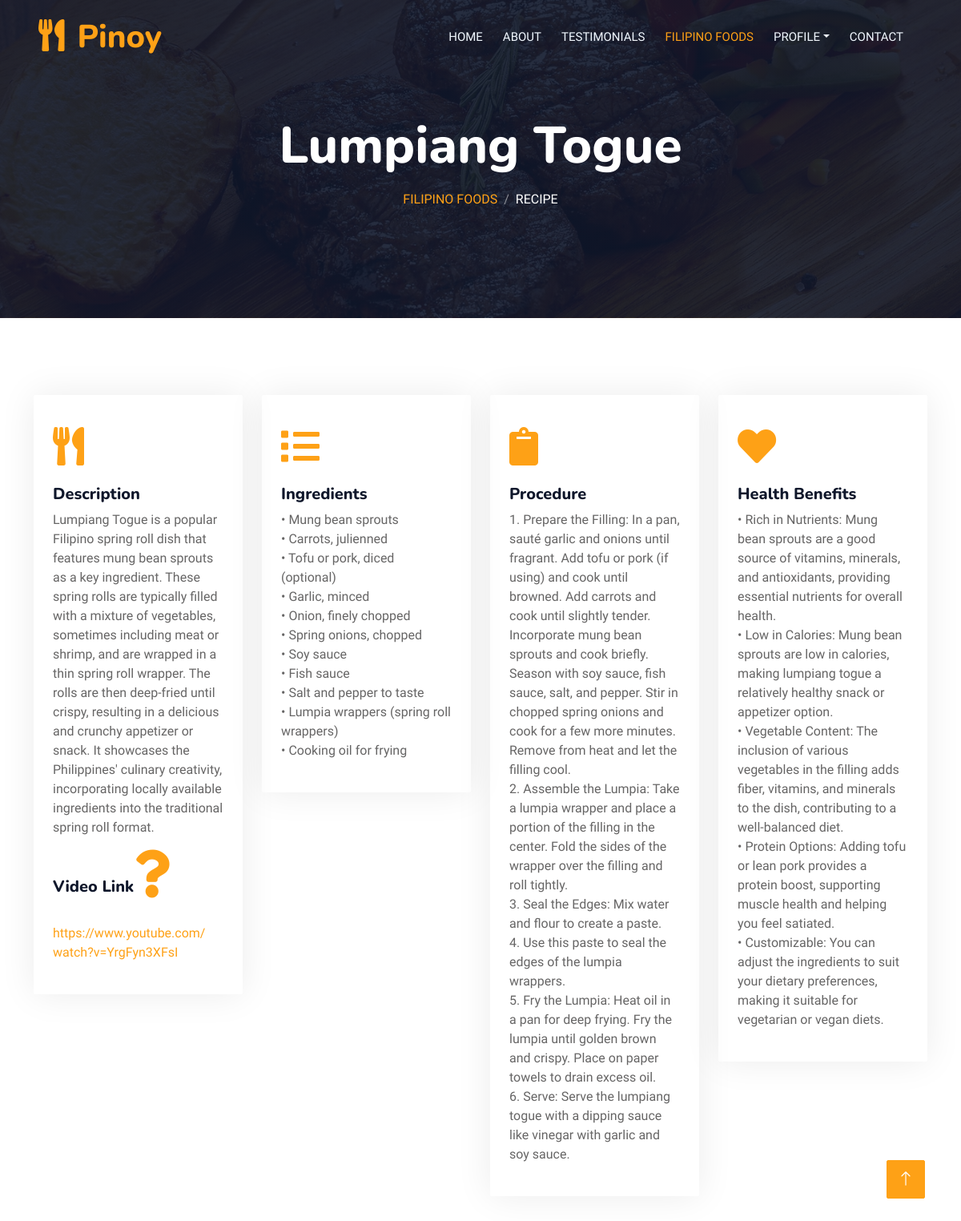
Page /recipe.php?foodID=MN-2 (signed in) on the committed database.
### tables this page shows
CREATE TABLE `foodinfo` (
  `foodID` varchar(100) NOT NULL,
  `foodName` varchar(100) NOT NULL,
  `foodDescription` longtext NOT NULL,
  `foodRecipe` longtext NOT NULL,
  `foodHealthBenefit` longtext NOT NULL,
  `foodProcedure` longtext NOT NULL,
  `foodLink` varchar(1000) NOT NULL
);

### recipe.php (the view, shortened to what this page needs)
<?php
include("connect.php");
function getFoodName($foodID) {
    global $con;
    $foodID = mysqli_real_escape_string($con, $foodID);
    $sql = "SELECT foodName FROM foodinfo WHERE foodID = '$foodID'";
    $result = $con->query($sql);
    if ($result && $result->num_rows > 0) {
        $row = $result->fetch_assoc();
        return $row['foodName'];
    } else {
        return "Food Name not found for $foodID";
    }
}
function getFoodDescription($foodID) {
    global $con;
    $foodID = mysqli_real_escape_string($con, $foodID);
    $sql = "SELECT foodDescription FROM foodinfo WHERE foodID = '$foodID'";
    $result = $con->query($sql);
    if ($result && $result->num_rows > 0) {
        $row = $result->fetch_assoc();
        return $row['foodDescription'];
    } else {
        return "Description not found for $foodID";
    }
}
function getFoodLink($foodID) {
    global $con;
    $foodID = mysqli_real_escape_string($con, $foodID);
    $sql = "SELECT foodLink FROM foodinfo WHERE foodID = '$foodID'";
    $result = $con->query($sql);
    if ($result && $result->num_rows > 0) {
        $row = $result->fetch_assoc();
        return $row['foodLink'];
    } else {
        return "Video Link not found for $foodID";
    }
}
function getFoodRecipe($foodID) {
    global $con;
    $foodID = mysqli_real_escape_string($con, $foodID);
    $sql = "SELECT foodRecipe FROM foodinfo WHERE foodID = '$foodID'";
    $result = $con->query($sql);
    if ($result->num_rows > 0) {
        while ($row = $result->fetch_assoc()) {
            $recipeItems = explode("\n", $row['foodRecipe']);
            foreach ($recipeItems as $item) {
                echo "• " . trim($item) . "<br>";
            }
        }
    } else {
        echo "0 results";
    }
}
function getFoodProcedure($foodID) {
    global $con;
    $foodID = mysqli_real_escape_string($con, $foodID);
    $sql = "SELECT foodProcedure FROM foodinfo WHERE foodID = '$foodID'";
    $result = $con->query($sql);
    if ($result->num_rows > 0) {
        while ($row = $result->fetch_assoc()) {
            $recipeItems = explode("\n", $row['foodProcedure']);
            $counter = 1;
            foreach ($recipeItems as $item) {
                echo "$counter. " . trim($item) . "<br>";
                $counter++;
            }
        }
    } else {
        echo "0 results";
    }
}
function getFoodHealthBenefits($foodID) {
    global $con;
    $foodID = mysqli_real_escape_string($con, $foodID);
    $sql = "SELECT foodHealthBenefit FROM foodinfo WHERE foodID = '$foodID'";
    $result = $con->query($sql);
    if ($result->num_rows > 0) {
        while ($row = $result->fetch_assoc()) {
            $recipeItems = explode("\n", $row['foodHealthBenefit']);
            foreach ($recipeItems as $item) {
                echo "• " . trim($item) . "<br>";
            }
        }
    } else {
        echo "0 results";
    }
}
?>
<!DOCTYPE html>
<html lang="en">
<head>
    <link href="https://cdnjs.cloudflare.com/ajax/libs/font-awesome/5.10.0/css/all.min.css" rel="stylesheet">
    <link href="https://cdn.jsdelivr.net/npm/bootstrap-icons@1.4.1/font/bootstrap-icons.css" rel="stylesheet">
    <link href="lib/animate/animate.min.css" rel="stylesheet">
    <link href="lib/owlcarousel/assets/owl.carousel.min.css" rel="stylesheet">
    <link href="lib/tempusdominus/css/tempusdominus-bootstrap-4.min.css" rel="stylesheet" />
    <link href="css/bootstrap.min.css" rel="stylesheet">
    <link href="css/style.css" rel="stylesheet">
</head>
<body>
    <div class="container-xxl bg-white p-0">
        <div class="container-xxl position-relative p-0">
            <nav class="navbar navbar-expand-lg navbar-dark bg-dark px-4 px-lg-5 py-3 py-lg-0">
                <a href="" class="navbar-brand p-0">
                    <h1 class="text-primary m-0"><i class="fa fa-utensils me-3"></i>Pinoy</h1>
                </a>
                <div class="collapse navbar-collapse" id="navbarCollapse">
                    <div class="navbar-nav ms-auto py-0 pe-4">
                        <a href="index.php" class="nav-item nav-link">Home</a>
                        <a href="about.php" class="nav-item nav-link">About</a>
                        <a href="testimonial.php" class="nav-item nav-link">Testimonials</a>
                        <a href="menu.php" class="nav-item nav-link active">Filipino Foods</a>
                        <div class="nav-item dropdown" >
                            <a href="#" class="nav-link dropdown-toggle" data-bs-toggle="dropdown">Profile</a>
                        </div>
                        <a href="contact.php" class="nav-item nav-link">Contact</a>
                    </div>
                </div>
            </nav>
            <div class="container-xxl py-5 bg-dark hero-header mb-5">
                <div class="container text-center my-5 pt-5 pb-4">
                    <h1 class="display-3 text-white mb-3 animated slideInDown"><?php echo isset($_GET['foodID']) ? getFoodName($_GET['foodID']) : "No foodID parameter provided."; ?></h1>
                    <nav aria-label="breadcrumb">
                        <ol class="breadcrumb justify-content-center text-uppercase">
                            <li class="breadcrumb-item"><a href="menu.php">Filipino Foods</a></li>
                            <li class="breadcrumb-item text-white active" aria-current="page">Recipe</li>
                        </ol>
                    </nav>
                </div>
            </div>
        </div>
        <div class="container-xxl py-5">
            <div class="container">
                <div class="row g-4">
                    <div class="col-lg-3 col-sm-6 wow fadeInUp" data-wow-delay="0.1s">
                        <div class="service-item rounded pt-3">
                            <div class="p-4">
                                <i class="fa fa-3x fa-utensils text-primary mb-4"></i>
                                <h5>Description</h5>
                                <p><?php echo isset($_GET['foodID']) ? getFoodDescription($_GET['foodID']) : "No foodID parameter provided."; ?></p>
                                <h5>Video Link<i class="fa fa-3x fa-question text-primary mb-4"></i></h5>
                                <p><a href= "<?php echo isset($_GET['foodID']) ? getFoodLink($_GET['foodID']) : "No foodID parameter provided."; ?>" target = "_blank"><?php echo isset($_GET['foodID']) ? getFoodLink($_GET['foodID']) : "No foodID parameter provided."; ?></a>
                                </p>
                            </div>
                        </div>
                    </div>
                    <div class="col-lg-3 col-sm-6 wow fadeInUp" data-wow-delay="0.3s">
                        <div class="service-item rounded pt-3">
                            <div class="p-4">
                                <i class="fa fa-3x fa-list text-primary mb-4"></i>
                                <h5>Ingredients</h5>
                                <p><?php echo isset($_GET['foodID']) ? getFoodRecipe($_GET['foodID']) : "No foodID parameter provided."; ?></p>
                            </div>
                        </div>
                    </div>
                    <div class="col-lg-3 col-sm-6 wow fadeInUp" data-wow-delay="0.5s">
                        <div class="service-item rounded pt-3">
                            <div class="p-4">
                                <i class="fa fa-3x fa-clipboard text-primary mb-4"></i>
                                <h5>Procedure</h5>
                                <p><?php echo isset($_GET['foodID']) ? getFoodProcedure($_GET['foodID']) : "No foodID parameter provided."; ?></p>
                            </div>
                        </div>
                    </div>
                    <div class="col-lg-3 col-sm-6 wow fadeInUp" data-wow-delay="0.7s">
                        <div class="service-item rounded pt-3">
                            <div class="p-4">
                                <i class="fa fa-3x fa-heart text-primary mb-4"></i>
                                <h5>Health Benefits</h5>
                                <p><?php echo isset($_GET['foodID']) ? getFoodHealthBenefits($_GET['foodID']) : "No foodID parameter provided."; ?></p>
                            </div>
                        </div>
                    </div>
                </div>
            </div>
        </div>
        <a href="#" class="btn btn-lg btn-primary btn-lg-square back-to-top"><i class="bi bi-arrow-up"></i></a>
    </div>
</body>
</html>

### css/style.css (style rules this page uses)
:root { --primary: #FEA116; --light: #F1F8FF; --dark: #0F172B; }
.back-to-top { position: fixed; display: none; right: 45px; bottom: 45px; z-index: 99; }
.btn { font-family: 'Nunito', sans-serif; font-weight: 500; text-transform: uppercase; transition: .5s; }
.btn.btn-primary, .btn.btn-secondary { color: #FFFFFF; }
.btn-lg-square { width: 48px; height: 48px; }
.btn-square, .btn-sm-square, .btn-lg-square { padding: 0; display: flex; align-items: center; justify-content: center; font-weight: normal; border-radius: 2px; }
.navbar-dark .navbar-nav .nav-link { position: relative; margin-left: 25px; padding: 35px 0; font-size: 15px; color: var(--light) !important; text-transform: uppercase; font-weight: 500; outline: none; transition: .5s; }
.navbar-dark .navbar-nav .nav-link:hover, .navbar-dark .navbar-nav .nav-link.active { color: var(--primary) !important; }
@media (min-width: 992px) { .navbar-dark { position: absolute; width: 100%; top: 0; left: 0; z-index: 999; background: transparent !important; } }
.hero-header { background: linear-gradient(rgba(15, 23, 43, .9), rgba(15, 23, 43, .9)), url(../img/bg-hero.jpg); background-position: center center; background-repeat: no-repeat; background-size: cover; }
.breadcrumb-item + .breadcrumb-item::before { color: rgba(255, 255, 255, .5); }
.service-item { box-shadow: 0 0 45px rgba(0, 0, 0, .08); transition: .5s; }
.service-item * { transition: .5s; }

### rows in the picture
foodinfo: foodName "Lumpiang Togue", foodDescription "Lumpiang Togue is a popular Filipino spring roll dish that features mung bean sprouts as a key ingredient. These spring rolls are typically filled with a mixture of vegetables, sometimes including meat or shrimp, and are wrapped in a thin spring roll wrapper. The rolls are then deep-fried until crispy, resulting in a delicious and crunchy appetizer or snack. It showcases the Philippines' culinary creativity, incorporating locally available ingredients into the traditional spring roll format.", foodLink "https://www.youtube.com/ watch?v=YrgFyn3XFsI", foodRecipe "Mung bean sprouts", foodRecipe "Carrots, julienned", foodRecipe "Tofu or pork, diced (optional)", foodRecipe "Garlic, minced", foodRecipe "Onion, finely chopped", foodRecipe "Spring onions, chopped", foodRecipe "Soy sauce", foodRecipe "Fish sauce", foodRecipe "Salt and pepper to taste", foodRecipe "Lumpia wrappers (spring roll wrappers)", foodRecipe "Cooking oil for frying", foodProcedure "Prepare the Filling: In a pan, sauté garlic and onions until fragrant. Add tofu or pork (if using) and cook until browned. Add carrots and cook until slightly tender. Incorporate mung bean sprouts and cook briefly. Season with soy sauce, fish sauce, salt, and pepper. Stir in chopped spring onions and cook for a few more minutes. Remove from heat and let the filling cool.", foodProcedure "Assemble the Lumpia: Take a lumpia wrapper and place a portion of the filling in the center. Fold the sides of the wrapper over the filling and roll tightly.", foodProcedure "Seal the Edges: Mix water and flour to create a paste.", foodProcedure "Use this paste to seal the edges of the lumpia wrappers.", foodProcedure "Fry the Lumpia: Heat oil in a pan for deep frying. Fry the lumpia until golden brown and crispy. Place on paper towels to drain excess oil.", foodProcedure "Serve: Serve the lumpiang togue with a dipping sauce like vinegar with garlic and soy sauce.", foodHealthBenefit "Rich in Nutrients: Mung bean sprouts are a good source of vitamins, minerals, and antioxidants, providing essential nutrients for overall health.", foodHealthBenefit "Low in Calories: Mung bean sprouts are low in calories, making lumpiang togue a relatively healthy snack or appetizer option.", foodHealthBenefit "Vegetable Content: The inclusion of various vegetables in the filling adds fiber, vitamins, and minerals to the dish, contributing to a well-balanced diet.", foodHealthBenefit "Protein Options: Adding tofu or lean pork provides a protein boost, supporting muscle health and helping you feel satiated.", foodHealthBenefit "Customizable: You can adjust the ingredients to suit your dietary preferences, making it suitable for vegetarian or vegan diets."
